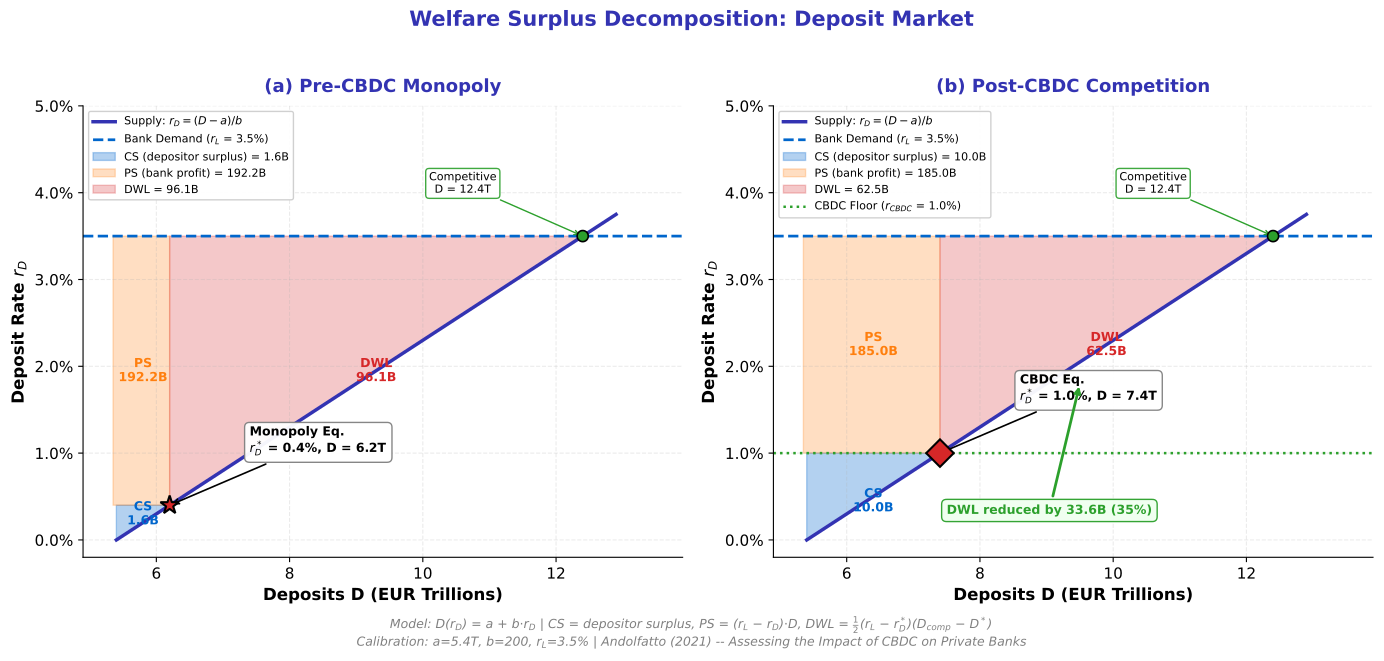

Recreate this plot in Python.
r"""Welfare Surplus Decomposition: Pre- vs Post-CBDC Deposit Market

Two-panel comparative statics of consumer surplus, producer surplus,
and deadweight loss in the deposit market before and after CBDC introduction.

Economic Model:
    Supply of deposits: $D(r_D) = a + b \cdot r_D$ with $a=5.4$T, $b=200$.
    Bank demand: horizontal at $r_L = 0.035$ (lending rate = marginal value of deposits).
    Inverse supply: $r_D(D) = (D - a)/b$.

    CS = depositor surplus = $\frac{1}{2} r_D^* (D^* - a)$ (triangle above supply, below $r_D^*$).
    PS = bank profit = $(r_L - r_D^*) \cdot D^*$.
    DWL = $\frac{1}{2}(r_L - r_D^*)(D_{comp} - D^*)$.

    Using Andolfatto (2021) calibration: $a=5.4$, $b=200$, $r_L=0.035$.
    Pre-CBDC monopoly: $r_D^*=0.004$, $D^*=6.2$T $\Rightarrow$ DWL = 96.1B.
    Post-CBDC ($r_{CBDC}=0.01$ floor): $r_D=0.01$, $D=7.4$T $\Rightarrow$ DWL = 62.5B.
    CBDC reduces DWL by 33.6B.

Citation: Andolfatto (2021) - Assessing the Impact of Central Bank Digital Currency
         on Private Banks.
"""
import matplotlib.pyplot as plt
import numpy as np
from pathlib import Path

# Multi-panel override: comparative statics requires simultaneous visibility

plt.rcParams.update({
    'font.size': 12, 'axes.labelsize': 12, 'axes.titlesize': 13,
    'xtick.labelsize': 11, 'ytick.labelsize': 11, 'legend.fontsize': 10,
    'figure.figsize': (14, 6), 'figure.dpi': 150
})

MLPURPLE = '#3333B2'
MLBLUE = '#0066CC'
MLORANGE = '#FF7F0E'
MLGREEN = '#2CA02C'
MLRED = '#D62728'
MLLAVENDER = '#ADADE0'

# ── Model parameters ─────────────────────────────────────────────────
a = 5.4       # Autonomous deposits (trillions EUR) at r_D = 0
b = 200.0     # Deposit supply sensitivity (trillions per unit rate)
r_L = 0.035   # Lending rate / bank's marginal value of deposits

# Derived equilibria
D_comp = a + b * r_L          # 12.4T  (competitive: r_D = r_L)
r_mono = 0.004                # Monopoly deposit rate
D_mono = a + b * r_mono       # 6.2T
r_cbdc = 0.01                 # CBDC floor rate
D_cbdc = a + b * r_cbdc       # 7.4T

# Inverse supply function: r_D(D) = (D - a) / b
def inv_supply(D):
    return (D - a) / b

# ── Surplus calculations (in billions) ───────────────────────────────
# Pre-CBDC
CS_pre = 0.5 * r_mono * (D_mono - a) * 1000    # Triangle: 1.6B
PS_pre = (r_L - r_mono) * D_mono * 1000         # Rectangle: 192.2B
DWL_pre = 0.5 * (r_L - r_mono) * (D_comp - D_mono) * 1000  # 96.1B

# Post-CBDC
CS_post = 0.5 * r_cbdc * (D_cbdc - a) * 1000   # 10.0B
PS_post = (r_L - r_cbdc) * D_cbdc * 1000        # 185.0B
DWL_post = 0.5 * (r_L - r_cbdc) * (D_comp - D_cbdc) * 1000  # 62.5B

DWL_reduction = DWL_pre - DWL_post               # 33.6B

# ── Dense D grid for plotting ────────────────────────────────────────
D_grid = np.linspace(a, D_comp + 0.5, 500)
r_supply = inv_supply(D_grid)


def draw_panel(ax, title, r_eq, D_eq, cs_val, ps_val, dwl_val,
               marker='*', marker_label='Monopoly Equilibrium',
               extra_annotations=None):
    """Draw one surplus-decomposition panel."""

    # ── Supply curve ──────────────────────────────────────────────
    ax.plot(D_grid, r_supply, color=MLPURPLE, linewidth=2.5,
            label=r'Supply: $r_D = (D - a)/b$')

    # ── Demand (horizontal at r_L) ───────────────────────────────
    ax.axhline(r_L, color=MLBLUE, linewidth=2, linestyle='--',
               label=f'Bank Demand ($r_L$ = {r_L:.1%})')

    # ── Shading: CS (between r_eq line and supply, from a to D_eq) ──
    D_cs = np.linspace(a, D_eq, 300)
    r_cs_supply = inv_supply(D_cs)
    ax.fill_between(D_cs, r_cs_supply, r_eq, alpha=0.30, color=MLBLUE,
                    label=f'CS (depositor surplus) = {cs_val:.1f}B')

    # ── Shading: PS (rectangle from 0 to D_eq, between r_eq and r_L) ──
    ax.fill_between([a - 0.05, D_eq], r_eq, r_L, alpha=0.25, color=MLORANGE,
                    label=f'PS (bank profit) = {ps_val:.1f}B')
    # Extend PS rectangle visually from D=0 to D_eq for the full deposit base
    # The bank earns spread on ALL D_eq deposits, but geometrically in
    # the (D, r_D) plane the PS rectangle sits between the supply intercept
    # and D_eq.  For visual clarity we shade from just below a to D_eq.

    # ── Shading: DWL (triangle between supply curve and r_L, from D_eq to D_comp) ──
    D_dwl = np.linspace(D_eq, D_comp, 300)
    r_dwl_supply = inv_supply(D_dwl)
    ax.fill_between(D_dwl, r_dwl_supply, r_L, alpha=0.25, color=MLRED,
                    label=f'DWL = {dwl_val:.1f}B')

    # ── Equilibrium marker ────────────────────────────────────────
    ax.plot(D_eq, r_eq, marker=marker, markersize=14, color=MLRED,
            markeredgecolor='black', markeredgewidth=1.5, zorder=5)
    ax.annotate(f'{marker_label}\n$r_D^*$ = {r_eq:.1%}, D = {D_eq:.1f}T',
                xy=(D_eq, r_eq),
                xytext=(D_eq + 1.2, r_eq + 0.006),
                fontsize=9, fontweight='bold',
                arrowprops=dict(arrowstyle='->', color='black', lw=1.2),
                bbox=dict(boxstyle='round,pad=0.4', facecolor='white',
                          edgecolor='gray', alpha=0.95))

    # ── Competitive equilibrium reference ─────────────────────────
    ax.plot(D_comp, r_L, 'o', markersize=8, color=MLGREEN,
            markeredgecolor='black', markeredgewidth=1.2, zorder=5)
    ax.annotate(f'Competitive\nD = {D_comp:.1f}T',
                xy=(D_comp, r_L),
                xytext=(D_comp - 1.8, r_L + 0.005),
                fontsize=8, ha='center',
                arrowprops=dict(arrowstyle='->', color=MLGREEN, lw=1),
                bbox=dict(boxstyle='round,pad=0.3', facecolor='white',
                          edgecolor=MLGREEN, alpha=0.9))

    # ── Area value labels (centroid placement) ────────────────────
    # CS label -- place at centroid of CS triangle, but ensure visible
    cs_cx = (a + D_eq) / 2
    cs_cy = max(r_eq * 0.45, 0.003)  # Floor so text stays readable
    ax.text(cs_cx, cs_cy, f'CS\n{cs_val:.1f}B', ha='center', va='center',
            fontsize=9, fontweight='bold', color=MLBLUE)

    # PS label
    ps_cx = (a + D_eq) / 2
    ps_cy = (r_eq + r_L) / 2
    ax.text(ps_cx, ps_cy, f'PS\n{ps_val:.1f}B', ha='center', va='center',
            fontsize=9, fontweight='bold', color=MLORANGE)

    # DWL label
    dwl_cx = (D_eq + D_comp) / 2
    dwl_cy = (r_eq + r_L) / 2
    ax.text(dwl_cx, dwl_cy, f'DWL\n{dwl_val:.1f}B', ha='center', va='center',
            fontsize=9, fontweight='bold', color=MLRED)

    # ── Extra annotations (e.g., CBDC floor) ─────────────────────
    if extra_annotations:
        extra_annotations(ax)

    # ── Formatting ────────────────────────────────────────────────
    ax.set_xlabel('Deposits D (EUR Trillions)', fontweight='bold')
    ax.set_ylabel('Deposit Rate $r_D$', fontweight='bold')
    ax.set_title(title, fontsize=13, fontweight='bold', color=MLPURPLE, pad=10)
    ax.set_xlim(a - 0.5, D_comp + 1.5)
    ax.set_ylim(-0.002, 0.050)
    ax.spines['top'].set_visible(False)
    ax.spines['right'].set_visible(False)
    ax.grid(True, alpha=0.25, linestyle='--')
    ax.legend(loc='upper left', fontsize=8, framealpha=0.92)

    # Format y-axis as percentage
    from matplotlib.ticker import FuncFormatter
    ax.yaxis.set_major_formatter(FuncFormatter(lambda v, _: f'{v:.1%}'))


# ── Create figure ─────────────────────────────────────────────────────
fig, (ax1, ax2) = plt.subplots(1, 2, figsize=(14, 6))


# ── Panel (a): Pre-CBDC Monopoly ─────────────────────────────────────
draw_panel(ax1,
           '(a) Pre-CBDC Monopoly',
           r_eq=r_mono, D_eq=D_mono,
           cs_val=CS_pre, ps_val=PS_pre, dwl_val=DWL_pre,
           marker='*', marker_label='Monopoly Eq.')


# ── Panel (b): Post-CBDC Competition ─────────────────────────────────
def cbdc_annotations(ax):
    """Add CBDC-specific annotations to post-CBDC panel."""
    # CBDC floor line
    ax.axhline(r_cbdc, color=MLGREEN, linewidth=1.8, linestyle=':',
               label=f'CBDC Floor ($r_{{CBDC}}$ = {r_cbdc:.1%})', zorder=2)

    # DWL reduction annotation -- place below the DWL triangle
    ax.annotate(
        f'DWL reduced by {DWL_reduction:.1f}B ({DWL_reduction/DWL_pre:.0%})',
        xy=(9.5, 0.018),
        xytext=(7.5, 0.003),
        fontsize=9, fontweight='bold', color=MLGREEN,
        arrowprops=dict(arrowstyle='->', color=MLGREEN, lw=2),
        bbox=dict(boxstyle='round,pad=0.4', facecolor='honeydew',
                  edgecolor=MLGREEN, alpha=0.95))


draw_panel(ax2,
           '(b) Post-CBDC Competition',
           r_eq=r_cbdc, D_eq=D_cbdc,
           cs_val=CS_post, ps_val=PS_post, dwl_val=DWL_post,
           marker='D', marker_label='CBDC Eq.',
           extra_annotations=cbdc_annotations)


# ── Suptitle and caption ─────────────────────────────────────────────
fig.suptitle('Welfare Surplus Decomposition: Deposit Market',
             fontsize=15, fontweight='bold', color=MLPURPLE, y=1.02)

fig.text(0.5, -0.04,
         'Model: D(r$_D$) = a + b$\\cdot$r$_D$ | '
         'CS = depositor surplus, PS = (r$_L$ $-$ r$_D$)$\\cdot$D, '
         'DWL = $\\frac{1}{2}$(r$_L$ $-$ r$_D^*$)(D$_{comp}$ $-$ D$^*$)\n'
         'Calibration: a=5.4T, b=200, r$_L$=3.5% | '
         'Andolfatto (2021) -- Assessing the Impact of CBDC on Private Banks',
         ha='center', fontsize=9, style='italic', color='gray')

plt.tight_layout()
plt.savefig(Path(__file__).parent / 'chart.pdf', dpi=300, bbox_inches='tight')
plt.savefig(Path(__file__).parent / 'chart.png', dpi=150, bbox_inches='tight')
plt.close()
print("Chart saved to chart.pdf and chart.png")
